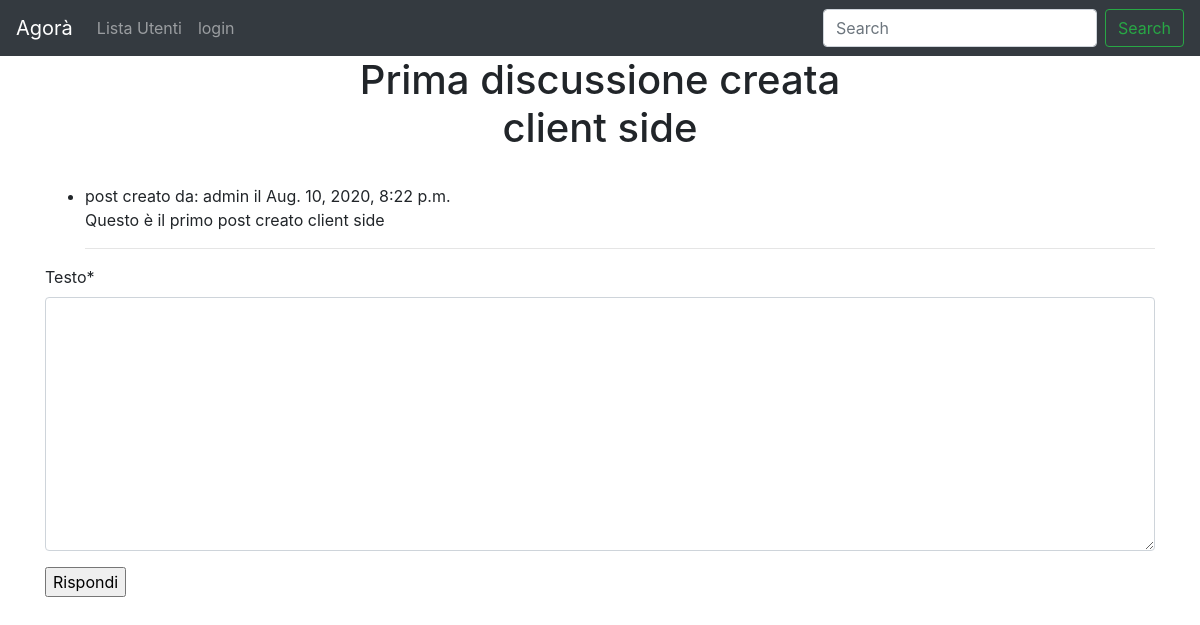
The page /forum/discussione/2 on the database its author committed.
### forum/models.py (models this page shows, shortened)
class Discussione(models.Model):
    titolo = models.CharField(max_length = 80)
    data = models.DateTimeField(auto_now_add = True)
    sezione_appartenenza = models.ForeignKey(Sezione, on_delete=models.CASCADE)
    creatore = models.ForeignKey(User, on_delete=models.CASCADE, related_name = "discussioni")
    class Meta:
        verbose_name = "Discussione"
        verbose_name_plural = "Discussioni"

class Post(models.Model):
    testo = models.TextField()
    data = models.DateTimeField(auto_now_add = True)
    discussione_appartenenza = models.ForeignKey(Discussione, on_delete=models.CASCADE)
    creatore = models.ForeignKey(User, on_delete=models.CASCADE, related_name = "posts")
    class Meta:
        verbose_name = "Post"
        verbose_name_plural = "Posts"

### forum/views.py (the view)
# urls.py: path("discussione/<int:pk>", views.show_discussione, name="show_discussione"),
def show_discussione(request, pk):
    discussione = get_object_or_404(Discussione, pk=pk)
    posts = Post.objects.filter(discussione_appartenenza = discussione)
    form_risposta = AggiungiRisposta()
    context = {"discussione": discussione , "posts": posts, "form_risposta": form_risposta}
    return render(request, "forum/show_discussione.html", context)

### forum/forms.py
class AggiungiRisposta(forms.ModelForm):
    class Meta:
        model = Post
        fields = ["testo"]

### forum/templates/forum/show_discussione.html (shortened to what this page needs)
{% extends "base.html" %}
{% block content %}
<h1>{{discussione.titolo}}</h1><br>
{% endblock content %}
{% block text %}
<ul>
  {% for post in posts %}
    <li>
      post creato da: {{post.creatore}} il {{post.data}}<br>
      {{post.testo}}
    </li>
    <hr>
  {% endfor %}
</ul>
{% include "forum/form_risposta.html"%}
{% endblock %}

### rows shown on the page
Discussione: titolo "Prima discussione creata client side"
Post: creatore "admin", data "Aug. 10, 2020, 8:22 p.m.", testo "Questo è il primo post creato client side"
